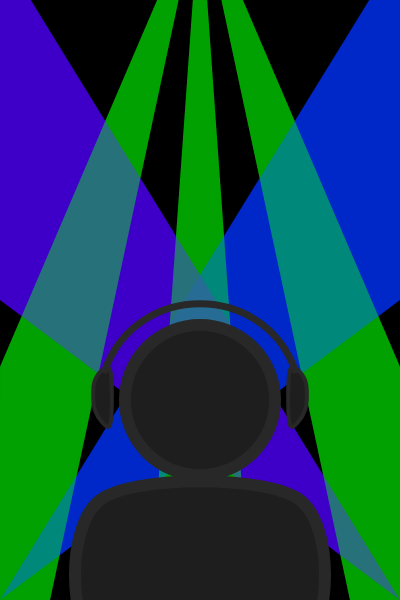
Frame 1 (no input)
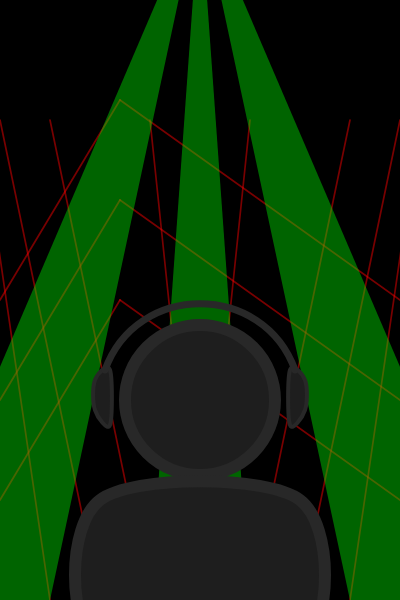
Frame 60 (no input)
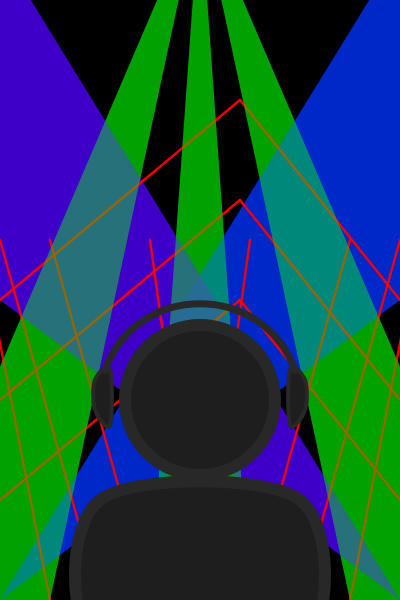
Frame 120 (the mouse pressed at the canvas centre since frame 60)

The p5.js sketch that drew these frames (run headless with seeded random() and noise() and a simulated clock; from frame 60 on, the mouse is pressed at the canvas centre):

// p5.js sketch
// ── sketch.js
let lasers;
let lightvisible = true;
let lighttimer = 0
function setup() {
  createCanvas(400, 600);
  lasers = new Laser();
}

function draw() {
  background(0);
  if (lighttimer > 7){
    lightvisible = !lightvisible
    lighttimer = 0
  }
  if (lightvisible){
    backlight()
    bluelight()
  }
  lighttimer++
  //lightshow();
  lasers.update();
  lasers.display();
  backlight()
  person();
}

function bluelight() {
  //blue lights
  fill(100);
  noStroke();
  fill(0, 50, 255, 200);
  triangle(0, 600, 400, -50, 400, 300);
  fill(80, 0, 255, 200);
  triangle(400, 600, 0, -50, 0, 300);
  
 
}

class Laser {
  constructor() {
    this.length = 600;
    this.strokeweight = 6;
    this.shortening = true;
  }
  update() {
    if (this.shortening) {
      this.length -= 2;
      if (this.length <= 100) {
        this.shortening = false;
      }
    } else {
      this.length += 2;
      if (this.length >= 600) {
        this.shortening = true;
      }
    }
    this.strokeweight = map(this.length, -100, 600, 5, 1);
  }
  display() {
    strokeWeight(this.strokeweight);
    stroke(255,0,0, 600 - this.length);
    line(200, 600, 150, 600 - this.length);
    line(200, 600, 250, 600 - this.length);
    line(150, 600, 50, 600 - this.length);
    line(250, 600, 350, 600 - this.length);
    line(100, 600, 0, 600 - this.length);
    line(300, 600, 400, 600 - this.length);
    line(50, 600, -20, 600 - this.length);
    line(350, 600, 420, 600 - this.length);

    line(0, 500, 600 - this.length, 300);
    line(0, 400, 600 - this.length, 200);
    line(0, 300, 600 - this.length, 100);

    line(400, 500, 600 - this.length, 300);
    line(400, 400, 600 - this.length, 200);
    line(400, 300, 600 - this.length, 100);
    
  }
}

function person() {
  fill(30);
  stroke(40);
  strokeWeight(12);
  circle(200, 400, 150);
  beginShape();
  curveVertex(300, 500);
  curveVertex(100, 500);
  curveVertex(100, 650);
  curveVertex(300, 650);
  curveVertex(300, 500);
  curveVertex(100, 500);
  curveVertex(100, 650);
  endShape();
  strokeWeight(4);
  beginShape();
  curveVertex(290, 370);
  curveVertex(290, 425);
  curveVertex(305, 410);
  curveVertex(305, 380);
  curveVertex(290, 370);
  curveVertex(290, 425);
  curveVertex(305, 410);
  endShape();
  beginShape();
  curveVertex(110, 370);
  curveVertex(110, 425);
  curveVertex(95, 410);
  curveVertex(95, 380);
  curveVertex(110, 370);
  curveVertex(110, 425);
  curveVertex(95, 410);
  endShape();
  noFill();
  stroke(40);
  strokeWeight(7);
  beginShape();
  curve(105, 900, 105, 370, 295, 370, 295, 900);
}

function backlight(){
  noStroke()
  fill(0,255,0,100)
  triangle(200,-100,-100,600,50,600)
  triangle(200,-100,500,600,350,600)
  triangle(200,-100,150,600,250,600)
}
